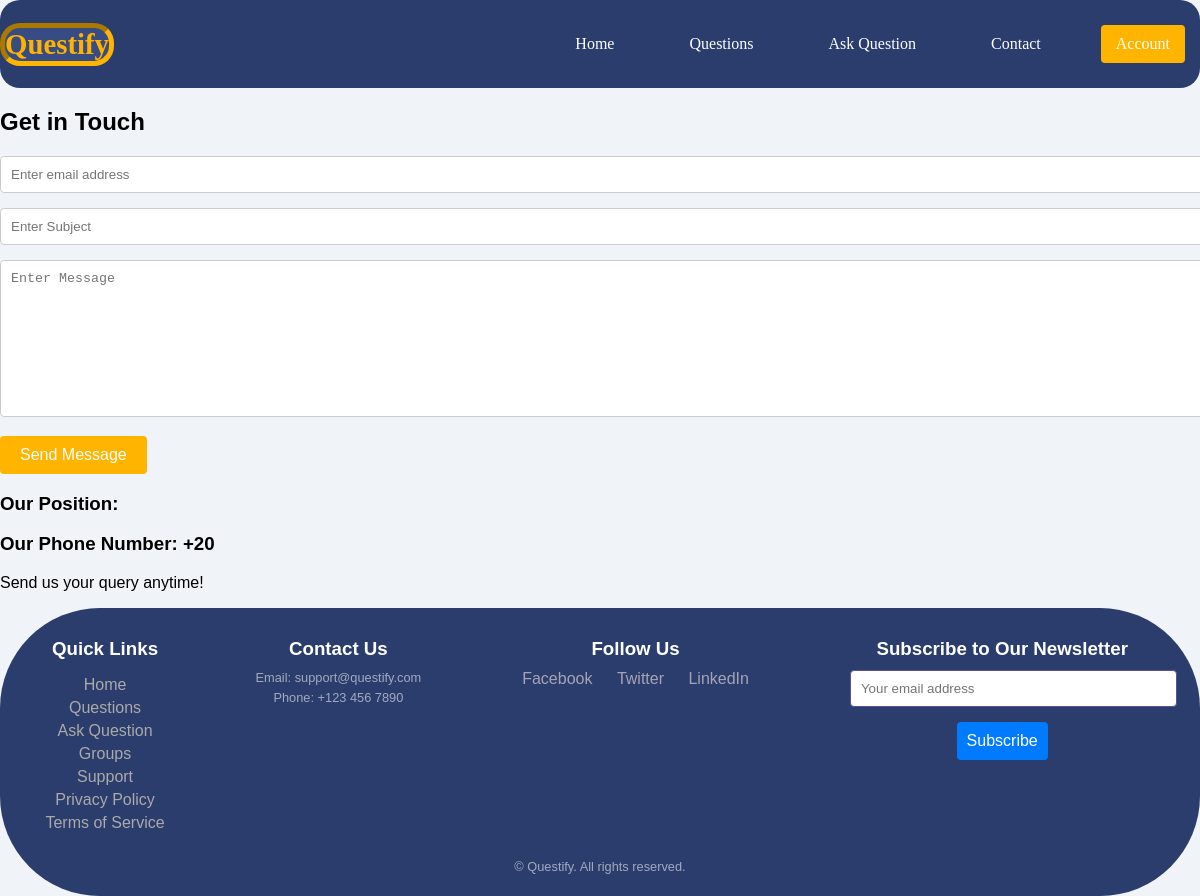
The app's page /contact/, older data.
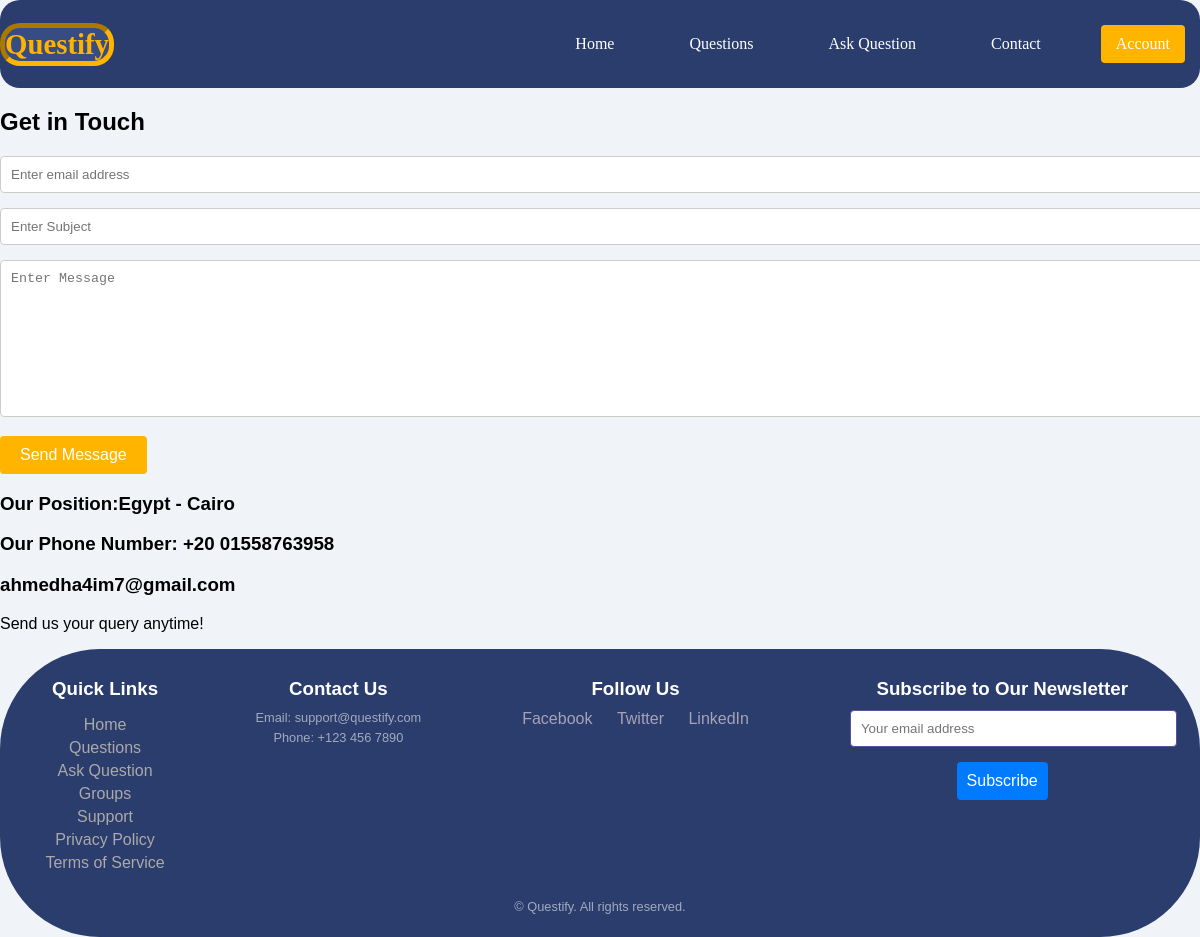
The same page, newer data.
### contact/models.py (models this page shows, shortened)
class Info(models.Model):
    place = models.CharField(max_length=50)
    tel = models.CharField(max_length=50)
    email = models.EmailField(max_length=50)

### contact/views.py (the view, shortened to what this page needs)
# urls.py: path('', views.contact,name="contact"),
def contact(request):
    myinfo = Info.objects.first()
    return render(request,"contact/contact.html",{'myinfo':myinfo})

### contact/templates/contact/contact.html (shortened to what this page needs)
{% extends 'base.html' %}
{% block body %}
          <h2 class="contact-title">Get in Touch</h2>
          <form class="form-contact contact_form" method="post">
                  <input class="form-control" name="email"  type="email" onfocus="this.placeholder = ''" onblur="this.placeholder = 'Enter email address'" placeholder = 'Enter email address'>
                  <input class="form-control" name="subject"  type="text" onfocus="this.placeholder = ''" onblur="this.placeholder = 'Enter Subject'" placeholder = 'Enter Subject'>
                  <textarea class="form-control w-100" name="message"  cols="30" rows="9" onfocus="this.placeholder = ''" onblur="this.placeholder = 'Enter Message'" placeholder = 'Enter Message'></textarea>
                  <button type="submit" class="button button-contactForm btn_4 boxed-btn">Send Message</button>
          </form>
              <h3>Our Position:{{myinfo.place}}</h3>
              <h3>Our Phone Number: +20 {{myinfo.tel}}</h3>
              <h3>{{myinfo.email}}</h3>
              <p>Send us your query anytime!</p>
</body>
{% endblock body %}

Row changes from the older to the newer data that the page shows:
added Info: place "Egypt - Cairo", tel "01558763958", email "ahmedha4im7@gmail.com"
